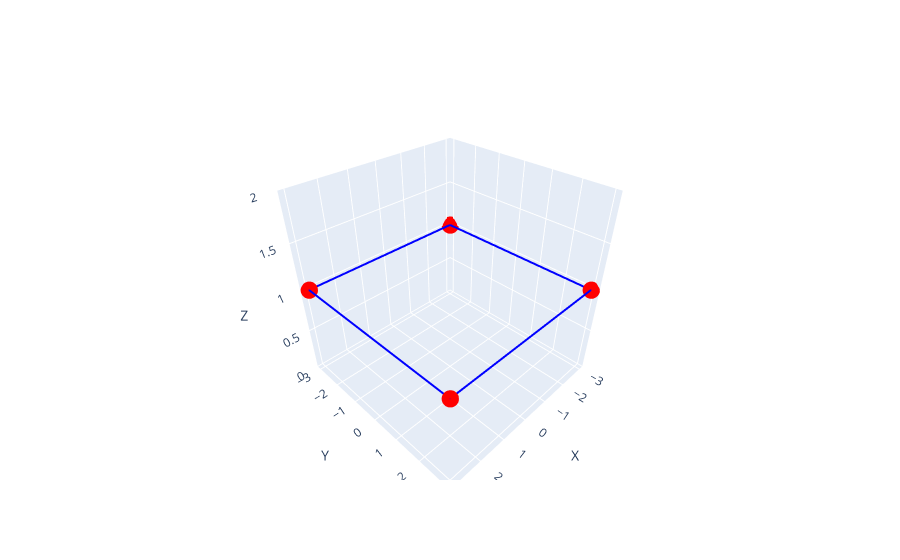

The notebook cell this image was saved under:
### Code cell
plotit(
    [
        [3,3,1],
		[-3,3,1],
		[-3,-3,1],
        [3,-3,1]
    ]
)

### Figure 1 — Plotly figure (JSON) as saved in the notebook; plotly's stock layout.template omitted (floating-point values rounded to 4 significant figures)
{"data": [{"line": {"color": "blue", "width": 4}, "marker": {"color": "red", "size": 6}, "mode": "lines+markers", "type": "scatter3d", "x": [3, -3, -3, 3, 3], "y": [3, 3, -3, -3, 3], "z": [1, 1, 1, 1, 1]}], "layout": {"scene": {"aspectmode": "cube", "xaxis": {"title": {"text": "X"}}, "yaxis": {"title": {"text": "Y"}}, "zaxis": {"title": {"text": "Z"}}}}}
